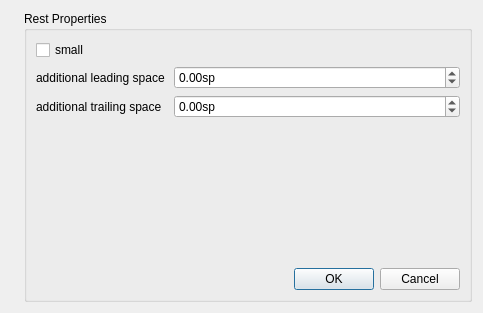
<?xml version="1.0" encoding="UTF-8"?>
<ui version="4.0">
 <class>RestPropertyBase</class>
 <widget class="QDialog" name="RestPropertyBase">
  <property name="geometry">
   <rect>
    <x>0</x>
    <y>0</y>
    <width>483</width>
    <height>313</height>
   </rect>
  </property>
  <property name="windowTitle">
   <string>Chord Properties</string>
  </property>
  <layout class="QVBoxLayout" name="verticalLayout">
   <item>
    <layout class="QHBoxLayout" name="horizontalLayout">
     <item>
      <widget class="QLabel" name="label_3">
       <property name="sizePolicy">
        <sizepolicy hsizetype="Fixed" vsizetype="Ignored">
         <horstretch>0</horstretch>
         <verstretch>0</verstretch>
        </sizepolicy>
       </property>
       <property name="text">
        <string/>
       </property>
       <property name="pixmap">
        <pixmap resource="mscore.qrc">:/data/bg1.jpg</pixmap>
       </property>
      </widget>
     </item>
     <item>
      <widget class="QGroupBox" name="groupBox">
       <property name="title">
        <string>Rest Properties</string>
       </property>
       <property name="flat">
        <bool>true</bool>
       </property>
       <layout class="QVBoxLayout" name="verticalLayout_2">
        <item>
         <widget class="QCheckBox" name="smallCheckBox">
          <property name="text">
           <string>small</string>
          </property>
         </widget>
        </item>
        <item>
         <layout class="QFormLayout" name="formLayout">
          <item row="0" column="0">
           <widget class="QLabel" name="label">
            <property name="text">
             <string>additional leading space </string>
            </property>
           </widget>
          </item>
          <item row="0" column="1">
           <widget class="QDoubleSpinBox" name="extraLeadingSpace">
            <property name="suffix">
             <string comment="spatium unit">sp</string>
            </property>
            <property name="minimum">
             <double>-99.000000000000000</double>
            </property>
            <property name="singleStep">
             <double>0.100000000000000</double>
            </property>
           </widget>
          </item>
          <item row="1" column="0">
           <widget class="QLabel" name="label_2">
            <property name="text">
             <string>additional trailing space</string>
            </property>
           </widget>
          </item>
          <item row="1" column="1">
           <widget class="QDoubleSpinBox" name="extraTrailingSpace">
            <property name="suffix">
             <string comment="spatium unit">sp</string>
            </property>
            <property name="minimum">
             <double>-99.000000000000000</double>
            </property>
            <property name="singleStep">
             <double>0.100000000000000</double>
            </property>
           </widget>
          </item>
         </layout>
        </item>
        <item>
         <spacer name="verticalSpacer">
          <property name="orientation">
           <enum>Qt::Vertical</enum>
          </property>
          <property name="sizeHint" stdset="0">
           <size>
            <width>20</width>
            <height>21</height>
           </size>
          </property>
         </spacer>
        </item>
        <item>
         <widget class="QDialogButtonBox" name="buttonBox">
          <property name="orientation">
           <enum>Qt::Horizontal</enum>
          </property>
          <property name="standardButtons">
           <set>QDialogButtonBox::Cancel|QDialogButtonBox::Ok</set>
          </property>
         </widget>
        </item>
       </layout>
      </widget>
     </item>
    </layout>
   </item>
  </layout>
 </widget>
 <resources>
  <include location="mscore.qrc"/>
 </resources>
 <connections>
  <connection>
   <sender>buttonBox</sender>
   <signal>accepted()</signal>
   <receiver>RestPropertyBase</receiver>
   <slot>accept()</slot>
   <hints>
    <hint type="sourcelabel">
     <x>248</x>
     <y>254</y>
    </hint>
    <hint type="destinationlabel">
     <x>157</x>
     <y>274</y>
    </hint>
   </hints>
  </connection>
  <connection>
   <sender>buttonBox</sender>
   <signal>rejected()</signal>
   <receiver>RestPropertyBase</receiver>
   <slot>reject()</slot>
   <hints>
    <hint type="sourcelabel">
     <x>316</x>
     <y>260</y>
    </hint>
    <hint type="destinationlabel">
     <x>286</x>
     <y>274</y>
    </hint>
   </hints>
  </connection>
 </connections>
</ui>
